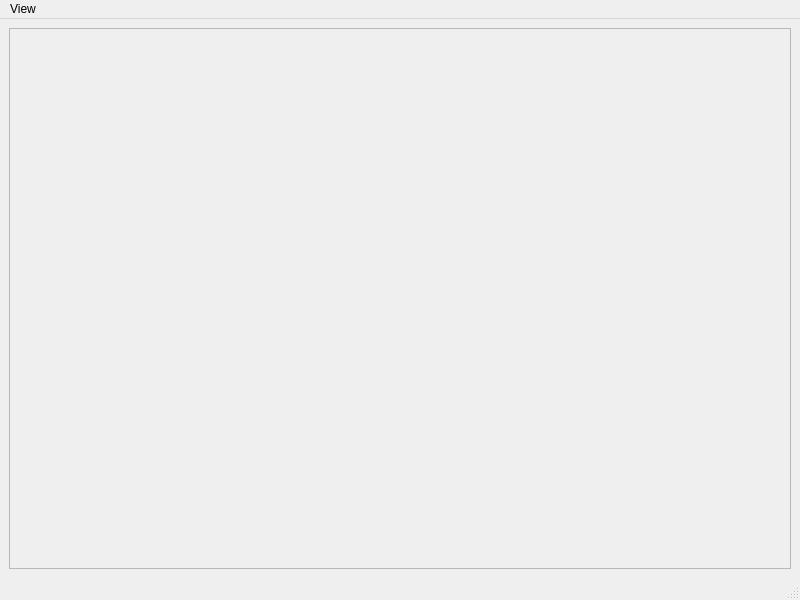
<?xml version="1.0" encoding="UTF-8"?>
<ui version="4.0">
 <class>MainWindow</class>
 <widget class="QMainWindow" name="MainWindow">
  <property name="geometry">
   <rect>
    <x>0</x>
    <y>0</y>
    <width>800</width>
    <height>600</height>
   </rect>
  </property>
  <property name="windowTitle">
   <string>MainWindow</string>
  </property>
  <widget class="QWidget" name="centralwidget">
   <layout class="QHBoxLayout" name="horizontalLayout_2">
    <item>
     <widget class="QScrollArea" name="scrollArea">
      <property name="widgetResizable">
       <bool>true</bool>
      </property>
      <widget class="QWidget" name="scrollAreaWidgetContents">
       <property name="geometry">
        <rect>
         <x>0</x>
         <y>0</y>
         <width>784</width>
         <height>543</height>
        </rect>
       </property>
       <layout class="QHBoxLayout" name="horizontalLayout">
        <item>
         <widget class="PixelWidget" name="pixelWidget" native="true"/>
        </item>
       </layout>
      </widget>
     </widget>
    </item>
   </layout>
  </widget>
  <widget class="QMenuBar" name="menubar">
   <property name="geometry">
    <rect>
     <x>0</x>
     <y>0</y>
     <width>800</width>
     <height>19</height>
    </rect>
   </property>
   <widget class="QMenu" name="menuView">
    <property name="title">
     <string>View</string>
    </property>
    <addaction name="actionActual_Size"/>
    <addaction name="actionZoom_In"/>
    <addaction name="actionZoom_Out"/>
   </widget>
   <addaction name="menuView"/>
  </widget>
  <widget class="QStatusBar" name="statusbar"/>
  <action name="actionActual_Size">
   <property name="text">
    <string>Actual Size</string>
   </property>
  </action>
  <action name="actionZoom_In">
   <property name="text">
    <string>Zoom In</string>
   </property>
  </action>
  <action name="actionZoom_Out">
   <property name="text">
    <string>Zoom Out</string>
   </property>
  </action>
 </widget>
 <customwidgets>
  <customwidget>
   <class>PixelWidget</class>
   <extends>QWidget</extends>
   <header>PixelWidget.h</header>
   <container>1</container>
  </customwidget>
 </customwidgets>
 <resources/>
 <connections/>
</ui>
